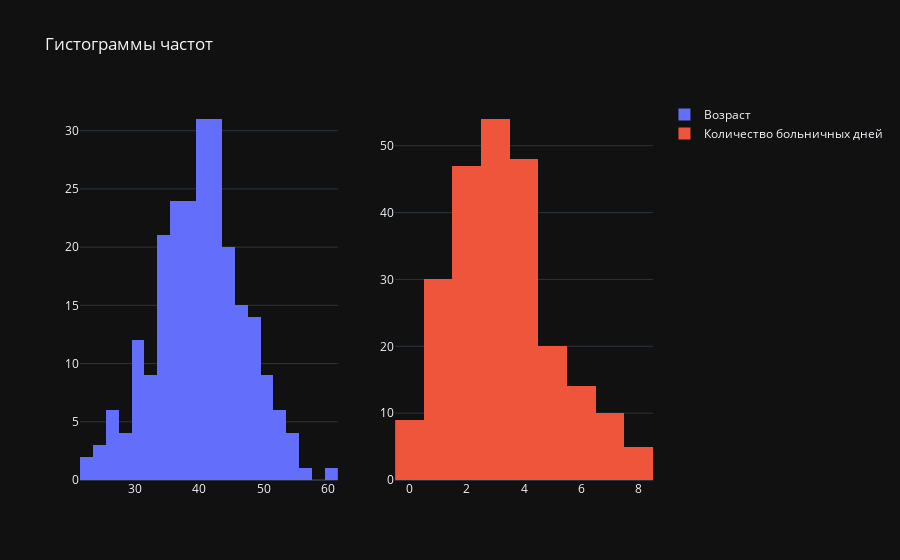

The notebook cell saved with this chart:
### Markdown cell above
Гистограммы распределений колонок "Возраст" и "Количество больничных дней"

### Code cell
fig = make_subplots(rows=1, cols=2)

trace0 = go.Histogram(x=df["Возраст"], name="Возраст")
trace1 = go.Histogram(x=df["Количество больничных дней"], name="Количество больничных дней")

fig.append_trace(trace0, 1, 1)
fig.append_trace(trace1, 1, 2)

fig.update_layout(title_text="Гистограммы частот")

fig.show()

### Figure 1 — Plotly figure (JSON) as saved in the notebook; plotly's stock layout.template omitted (floating-point values rounded to 4 significant figures; data arrays with more than 128 entries replaced by an {"elided": "..."} marker saying what was removed)
{"data": [{"name": "Возраст", "x": {"elided": "237 int values"}, "type": "histogram", "xaxis": "x", "yaxis": "y"}, {"name": "Количество больничных дней", "x": {"elided": "237 int values"}, "type": "histogram", "xaxis": "x2", "yaxis": "y2"}], "layout": {"xaxis": {"anchor": "y", "domain": [0.0, 0.45]}, "yaxis": {"anchor": "x", "domain": [0.0, 1.0]}, "xaxis2": {"anchor": "y2", "domain": [0.55, 1.0]}, "yaxis2": {"anchor": "x2", "domain": [0.0, 1.0]}, "title": {"text": "Гистограммы частот"}}}
